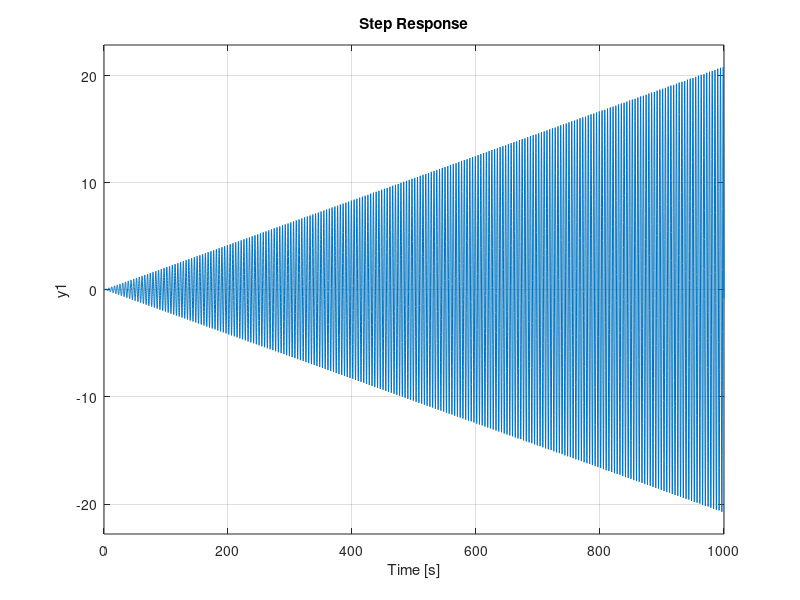

Recreate this plot in MATLAB. (Note: this script raises an error after producing the figure.)
% Aubree Coelho
% 92904475
% July 24, 2021
% MAE170 HW4 Q1c

clc; clear;


% system response to unitary step input

sys = tf(1,[1 2 14 8 44 8 40]);
step(sys);

% unbounded response


s = tf('s');
T = (2*s+8)/((5*s^2+3*s-10));
roots = zero(T);
disp(roots);
pzplot(T);
